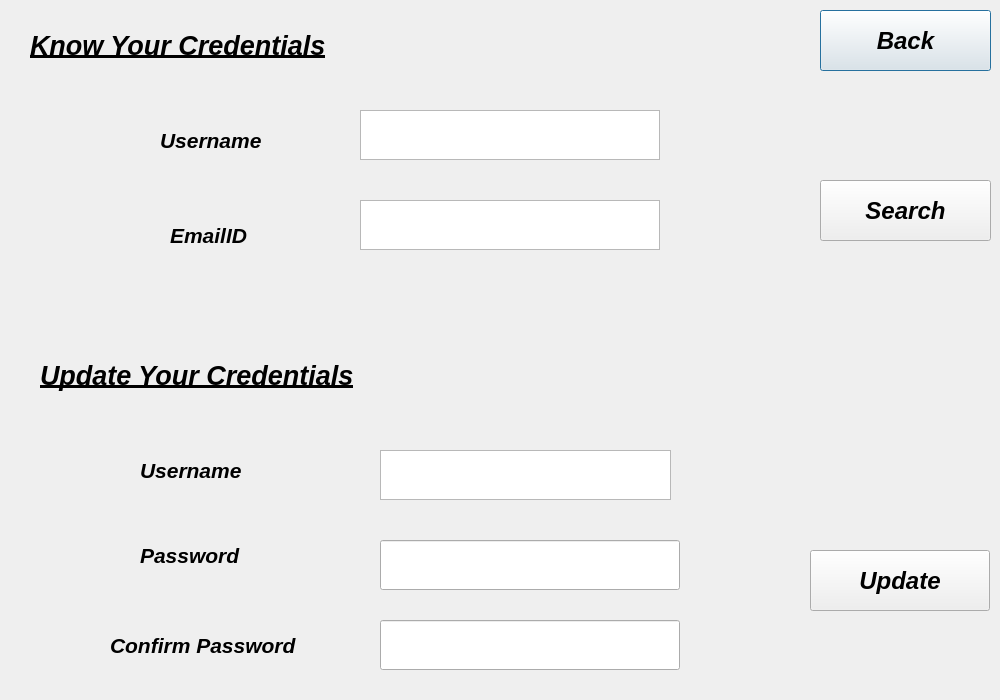
<?xml version="1.0" encoding="UTF-8"?>
<ui version="4.0">
 <class>InformationRetrieve</class>
 <widget class="QDialog" name="InformationRetrieve">
  <property name="geometry">
   <rect>
    <x>0</x>
    <y>0</y>
    <width>1000</width>
    <height>700</height>
   </rect>
  </property>
  <property name="maximumSize">
   <size>
    <width>1000</width>
    <height>700</height>
   </size>
  </property>
  <property name="windowTitle">
   <string>Dialog</string>
  </property>
  <widget class="QLabel" name="ForgetDetailsMessageLabel">
   <property name="geometry">
    <rect>
     <x>30</x>
     <y>20</y>
     <width>351</width>
     <height>51</height>
    </rect>
   </property>
   <property name="maximumSize">
    <size>
     <width>500</width>
     <height>100</height>
    </size>
   </property>
   <property name="font">
    <font>
     <pointsize>20</pointsize>
     <italic>true</italic>
     <bold>true</bold>
     <underline>true</underline>
    </font>
   </property>
   <property name="text">
    <string>Know Your Credentials</string>
   </property>
  </widget>
  <widget class="QPushButton" name="BackButton">
   <property name="geometry">
    <rect>
     <x>820</x>
     <y>10</y>
     <width>171</width>
     <height>61</height>
    </rect>
   </property>
   <property name="maximumSize">
    <size>
     <width>180</width>
     <height>70</height>
    </size>
   </property>
   <property name="font">
    <font>
     <pointsize>18</pointsize>
     <italic>true</italic>
     <bold>true</bold>
    </font>
   </property>
   <property name="text">
    <string>Back</string>
   </property>
  </widget>
  <widget class="QLabel" name="UpdateDetailsMessageLabel">
   <property name="geometry">
    <rect>
     <x>40</x>
     <y>350</y>
     <width>381</width>
     <height>51</height>
    </rect>
   </property>
   <property name="maximumSize">
    <size>
     <width>500</width>
     <height>100</height>
    </size>
   </property>
   <property name="font">
    <font>
     <pointsize>20</pointsize>
     <italic>true</italic>
     <bold>true</bold>
     <underline>true</underline>
    </font>
   </property>
   <property name="text">
    <string>Update Your Credentials</string>
   </property>
  </widget>
  <widget class="QLabel" name="label">
   <property name="geometry">
    <rect>
     <x>160</x>
     <y>120</y>
     <width>171</width>
     <height>41</height>
    </rect>
   </property>
   <property name="maximumSize">
    <size>
     <width>200</width>
     <height>70</height>
    </size>
   </property>
   <property name="font">
    <font>
     <pointsize>16</pointsize>
     <italic>true</italic>
     <bold>true</bold>
    </font>
   </property>
   <property name="text">
    <string>Username</string>
   </property>
  </widget>
  <widget class="QLabel" name="label_2">
   <property name="geometry">
    <rect>
     <x>170</x>
     <y>210</y>
     <width>131</width>
     <height>51</height>
    </rect>
   </property>
   <property name="maximumSize">
    <size>
     <width>200</width>
     <height>70</height>
    </size>
   </property>
   <property name="font">
    <font>
     <pointsize>16</pointsize>
     <italic>true</italic>
     <bold>true</bold>
    </font>
   </property>
   <property name="text">
    <string>EmailID</string>
   </property>
  </widget>
  <widget class="QPushButton" name="SearchButton">
   <property name="geometry">
    <rect>
     <x>820</x>
     <y>180</y>
     <width>171</width>
     <height>61</height>
    </rect>
   </property>
   <property name="maximumSize">
    <size>
     <width>180</width>
     <height>70</height>
    </size>
   </property>
   <property name="font">
    <font>
     <pointsize>18</pointsize>
     <italic>true</italic>
     <bold>true</bold>
    </font>
   </property>
   <property name="text">
    <string>Search</string>
   </property>
  </widget>
  <widget class="QTextBrowser" name="UsernameTextField">
   <property name="geometry">
    <rect>
     <x>360</x>
     <y>110</y>
     <width>300</width>
     <height>50</height>
    </rect>
   </property>
   <property name="maximumSize">
    <size>
     <width>300</width>
     <height>50</height>
    </size>
   </property>
   <property name="font">
    <font>
     <pointsize>13</pointsize>
     <italic>true</italic>
     <bold>true</bold>
    </font>
   </property>
  </widget>
  <widget class="QTextBrowser" name="EmailIdTextField">
   <property name="geometry">
    <rect>
     <x>360</x>
     <y>200</y>
     <width>300</width>
     <height>50</height>
    </rect>
   </property>
   <property name="maximumSize">
    <size>
     <width>300</width>
     <height>50</height>
    </size>
   </property>
   <property name="font">
    <font>
     <pointsize>13</pointsize>
     <italic>true</italic>
     <bold>true</bold>
    </font>
   </property>
  </widget>
  <widget class="QTextBrowser" name="UsernameTextField_2">
   <property name="geometry">
    <rect>
     <x>380</x>
     <y>450</y>
     <width>291</width>
     <height>50</height>
    </rect>
   </property>
   <property name="maximumSize">
    <size>
     <width>300</width>
     <height>50</height>
    </size>
   </property>
   <property name="font">
    <font>
     <pointsize>13</pointsize>
     <italic>false</italic>
     <bold>false</bold>
    </font>
   </property>
  </widget>
  <widget class="QLabel" name="label_3">
   <property name="geometry">
    <rect>
     <x>140</x>
     <y>530</y>
     <width>131</width>
     <height>51</height>
    </rect>
   </property>
   <property name="maximumSize">
    <size>
     <width>200</width>
     <height>70</height>
    </size>
   </property>
   <property name="font">
    <font>
     <pointsize>16</pointsize>
     <italic>true</italic>
     <bold>true</bold>
    </font>
   </property>
   <property name="text">
    <string>Password</string>
   </property>
  </widget>
  <widget class="QLabel" name="label_4">
   <property name="geometry">
    <rect>
     <x>140</x>
     <y>450</y>
     <width>171</width>
     <height>41</height>
    </rect>
   </property>
   <property name="maximumSize">
    <size>
     <width>200</width>
     <height>70</height>
    </size>
   </property>
   <property name="font">
    <font>
     <pointsize>16</pointsize>
     <italic>true</italic>
     <bold>true</bold>
    </font>
   </property>
   <property name="text">
    <string>Username</string>
   </property>
  </widget>
  <widget class="QLabel" name="label_5">
   <property name="geometry">
    <rect>
     <x>110</x>
     <y>620</y>
     <width>251</width>
     <height>51</height>
    </rect>
   </property>
   <property name="maximumSize">
    <size>
     <width>400</width>
     <height>70</height>
    </size>
   </property>
   <property name="font">
    <font>
     <pointsize>16</pointsize>
     <italic>true</italic>
     <bold>true</bold>
    </font>
   </property>
   <property name="text">
    <string>Confirm Password</string>
   </property>
  </widget>
  <widget class="QPushButton" name="UpdateButton">
   <property name="geometry">
    <rect>
     <x>810</x>
     <y>550</y>
     <width>180</width>
     <height>61</height>
    </rect>
   </property>
   <property name="maximumSize">
    <size>
     <width>180</width>
     <height>70</height>
    </size>
   </property>
   <property name="font">
    <font>
     <pointsize>18</pointsize>
     <italic>true</italic>
     <bold>true</bold>
    </font>
   </property>
   <property name="text">
    <string>Update</string>
   </property>
  </widget>
  <widget class="QLineEdit" name="PasswordLineEdit">
   <property name="geometry">
    <rect>
     <x>380</x>
     <y>540</y>
     <width>300</width>
     <height>50</height>
    </rect>
   </property>
   <property name="maximumSize">
    <size>
     <width>300</width>
     <height>50</height>
    </size>
   </property>
   <property name="font">
    <font>
     <pointsize>13</pointsize>
     <italic>true</italic>
     <bold>true</bold>
    </font>
   </property>
   <property name="echoMode">
    <enum>QLineEdit::Password</enum>
   </property>
  </widget>
  <widget class="QLineEdit" name="ConfirmPasswordLineEdit">
   <property name="geometry">
    <rect>
     <x>380</x>
     <y>620</y>
     <width>300</width>
     <height>50</height>
    </rect>
   </property>
   <property name="maximumSize">
    <size>
     <width>300</width>
     <height>50</height>
    </size>
   </property>
   <property name="font">
    <font>
     <pointsize>13</pointsize>
     <italic>true</italic>
     <bold>true</bold>
    </font>
   </property>
   <property name="echoMode">
    <enum>QLineEdit::Password</enum>
   </property>
  </widget>
 </widget>
 <resources/>
 <connections/>
</ui>
